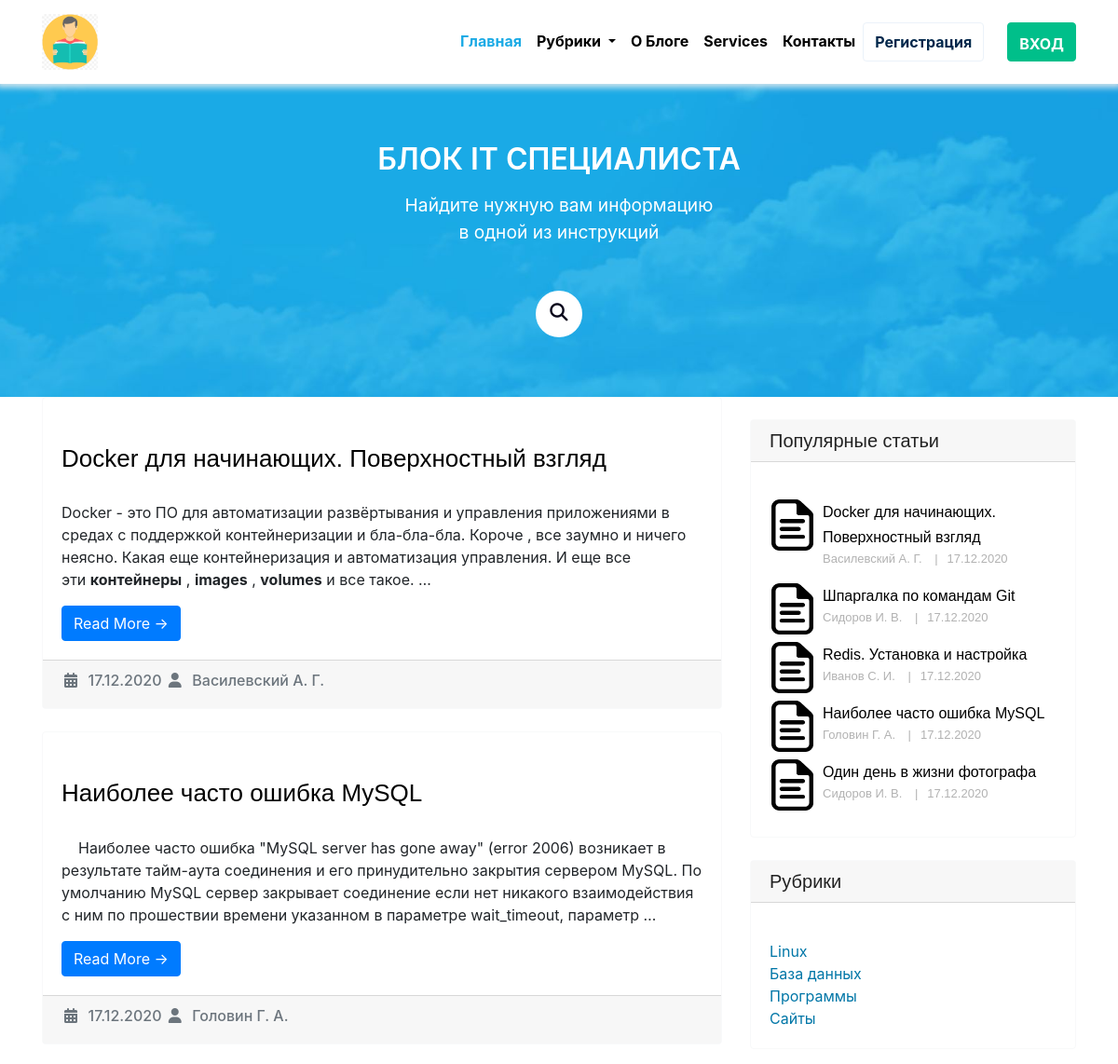
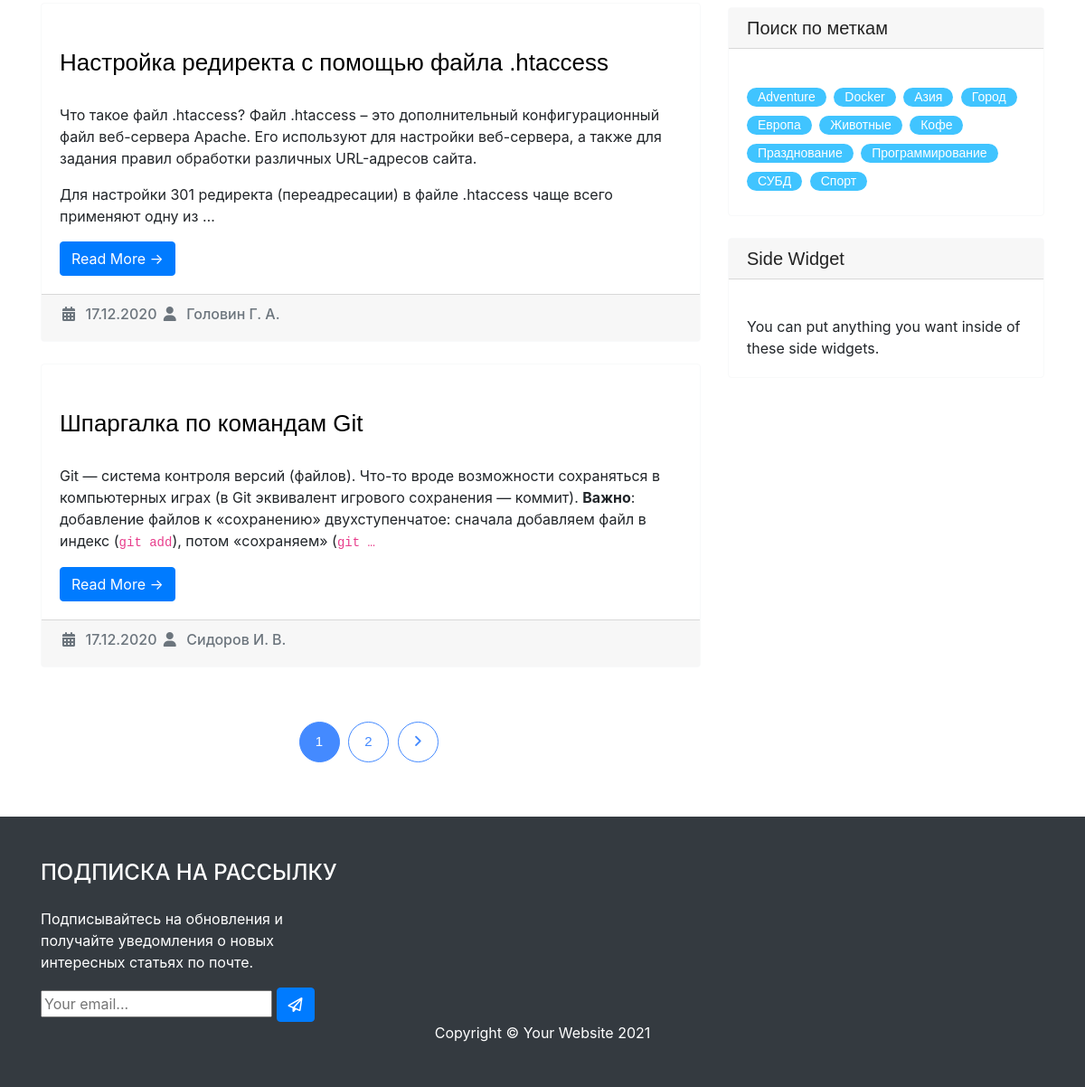
The page / on the database its author committed (2 pictures, top to bottom).
### blog/models.py (models this page shows, shortened)
class Post(models.Model):
    title = models.CharField(max_length=255, verbose_name='Наименование')
    slug = models.SlugField(max_length=255, verbose_name='Url', unique=True)
    author = models.CharField(max_length=100, verbose_name='Автор')
    content = models.TextField()
    created_at = models.DateTimeField(auto_now_add=True, verbose_name='Опубликовано')
    photo = models.ImageField(upload_to='photos/%Y/%m/%d/', blank=True, verbose_name='Фото')
    views = models.IntegerField(default=0, verbose_name='Кол-во просмотров')
    category = models.ForeignKey(Category, on_delete=models.PROTECT, related_name='posts', verbose_name='Категория')
    tags = models.ManyToManyField(Tag, blank=True, related_name='posts', verbose_name='Tags')
    status = models.BooleanField(default=False, verbose_name='Статус')
    def get_absolute_url(self):
        return reverse('post', kwargs={"slug": self.slug})
    class Meta:
        verbose_name = 'Статья(ю)'
        verbose_name_plural ='Статьи'
        ordering = ['-created_at']

class Category(models.Model):
    title = models.CharField(max_length=255, verbose_name='Наименование')
    slug = models.SlugField(max_length=255, verbose_name='Url', unique=True)
    def get_absolute_url(self):
        return reverse('category', kwargs={"slug": self.slug})
    class Meta:
        verbose_name = 'Категория(ю)'
        verbose_name_plural ='Категории'
        ordering = ['title']

class Tag(models.Model):
    title = models.CharField(max_length=60, verbose_name='Наименование')
    slug = models.SlugField(max_length=50, verbose_name='Url', unique=True)
    def get_absolute_url(self):
        return reverse('tag', kwargs={"slug": self.slug})
    class Meta:
        verbose_name = 'Тег'
        verbose_name_plural ='Теги'
        ordering = ['title']

### blog/views.py (the view)
# urls.py: path('',Home.as_view() , name='home'),
class Home(ListView):
    model = Post
    template_name = 'blog/index.html'
    context_object_name = 'posts'
    paginate_by = 4
    def get_queryset(self):
        return Post.objects.filter(status=True)
    def get_context_data(self, *, object_list=None, **kwargs):
        context = super().get_context_data(**kwargs)
        context['title'] = 'Blog IT Специалиста'
        return context

### subscription/forms.py
class SubscriptionForm(forms.ModelForm):
    class Meta:
        model = Subscription
        fields = ("email",)
        widgets = {
            "email": forms.EmailInput(attrs={"class": "editContent", "placeholder": "Your email..."},)
        }
        labels = {
            "email": '',
        }

### blog/templatetags/category.py (called while the page is built)
@register.inclusion_tag('blog/category_tpl.html')
def show_category():
    categories = Category.objects.all()
    return {"categories": categories}

@register.inclusion_tag('blog/menu_category_tpl.html')
def show_menu_category():
    categories = Category.objects.all()
    return {"categories": categories}

### blog/templatetags/sidebar.py (called while the page is built)
@register.inclusion_tag('blog/popular_posts_tpl.html')
def get_popular(cnt=3):
    posts = Post.objects.filter(status=True).order_by('-views')[:cnt]
    return {"posts": posts}

@register.inclusion_tag('blog/tags_tpl.html')
def get_tags():
    tags = Tag.objects.all()
    return {"tags": tags}

### subscription/templatetags/subscription_tags.py (called while the page is built)
@register.inclusion_tag("subscription/tags/form.html")
def subscription_form():
    return {"subscription_form": SubscriptionForm()}

### blog/templates/blog/index.html (shortened to what this page needs)
{% extends 'base.html' %}
{% load static %}
{% load sidebar %}
{% load category %}
{% block content %}
<section class="wrapper info-section">
	<div class="container 50%">
		<section>
			<header class="major">
				<h1>Блок IT специалиста</h1>
				<p>Найдите нужную вам информацию<br>в одной из инструкций</p>
			</header>
			<div class="row">
				<div class="12u 12u$(small)">
					<form action="{% url 'search' %}" method="GET">
            <i class="fa fa-search"></i>
          </form>
				</div>
			</div>
		</section>
	</div>
</section>
 <div class="container">
    <div class="row">
      <div class="col-md-8">
        {% for post in posts %}
        <div class="card border-light mb-4">
          <div class="card-body">
            <h4 class="card-title">{{ post.title }}</h4>
            <p class="card-text">{{ post.content|truncatewords_html:40|safe }}</p>
            <a href="{{ post.get_absolute_url }}" class="btn btn-primary">Read More &rarr;</a>
          </div>
          <div class="card-footer text-muted">
            <h6><i class="fa fa-calendar fa-fw"></i>&nbsp;&nbsp;{{ post.created_at|date:"d.m.Y" }}
              {% if post.author %}
                  <i class="fa fa-user fa-fw"></i>&nbsp;&nbsp;{{ post.author }}</h6>
              {% else %}
                  <i class="fa fa-user fa-fw"></i>&nbsp;&nbsp;Нет автора</h6>
              {% endif %}
          </div>
        </div>
        {% endfor %}
        {% if page_obj.has_other_pages %}
        <div class="pegination">
          <div class="nav-links">
            {% for p in page_obj.paginator.page_range %}
                {% if page_obj.number == p %}
                    <span class="page-numbers current">{{ p }}</span>
                {% elif p > page_obj.number|add:-3 and p < page_obj.number|add:3 %}
                    <a class="page-numbers" href="?page={{ p }}">{{ p }}</a>
                {% endif %}
            {% endfor %}
            {% if page_obj.has_next %}
                <a class="page-numbers" href="?page={{ page_obj.next_page_number }}"><i class="fa fa-angle-right" aria-hidden="true"></i></a>
            {% endif %}
          </div>
        </div>
        {% endif %}
      </div>
      <div class="col-md-4">
      {% get_popular 5 %}
      {% show_category %}
      {% get_tags %}
      <div class="card border-light my-4">
        <h5 class="card-header">Side Widget</h5>
        <div class="card-body">
          You can put anything you want inside of these side widgets.
        </div>
      </div>
      </div>
    </div>
  </div>
{% endblock %}

### blog/templates/blog/popular_posts_tpl.html
{% load static %}
<div class="card border-light my-4">
    <h5 class="card-header">Популярные статьи</h5>
    <div class="card-body">
        {% for post in posts %}
        <div class="portfolio-item-popular">
            <img src="{% static 'img/paper-icon.png' %}" alt="{{ post.title }}">
            <div class="portfolio-text">
                <h5><a href="{{ post.get_absolute_url }}">{{ post.title }}</a></h5>
                <p>{{ post.author }} <span>|</span>{{ post.created_at|date:"d.m.Y" }}</p>
            </div>
        </div>
        {% endfor %}
    </div>
  </div>

### blog/templates/blog/category_tpl.html
  <div class="card border-light my-4">
    <h5 class="card-header">Рубрики</h5>
    <div class="card-body">
      <div class="row">
        <div class="col-lg-6">
          <ul class="list-unstyled mb-0">
            {% for item in categories %}
            <li><a href="{{ item.get_absolute_url }}">{{ item.title }}</a></li>
            {% endfor %}
          </ul>
        </div>
      </div>
    </div>
  </div>

### blog/templates/blog/tags_tpl.html
<div class="card  border-light my-4">
  <h5 class="card-header">Поиск по меткам</h5>
  <div class="card-body">
    <div class="tags">
        {% for tag in tags %}
        <p><a href="{{ tag.get_absolute_url }}">{{ tag.title }}</a></p>
        {% endfor %}
    </div>
  </div>
</div>

### siteblog/static/blog-home.css (style rules this page uses)
body { padding-top: 56px; }
a { color: #0076a7; }
.col-md-8 .pegination { margin-top: 60px; margin-bottom: 60px; }
.col-md-8 .pegination .nav-links { margin: 0; padding: 0; text-align: center; }
.col-md-8 .pegination .nav-links .page-numbers { border: 1px solid #448aff; border-radius: 50%; color: #448aff; display: inline-block; font-family: sans-serif; font-size: 15px; font-weight: 400; height: 45px; list-style: outside none none; margin-right: 5px; text-align: center; padding-top: 10px; width: 45px; }
.col-md-8 .pegination .nav-links .page-numbers.current { background: #448aff; color: #fff; }
.col-md-8 .pegination .nav-links a { text-decoration: none; }
.portfolio-item-popular { padding-left: 2px; }
.portfolio-item-popular img { float: left; height: 55px; width: 45px; }
.portfolio-item-popular .portfolio-text { margin-left: 55px; }
.portfolio-item-popular .portfolio-text h5 { margin: 0 }
.portfolio-item-popular .portfolio-text h5 a { color: #000; font-family: Arial, sans-serif; font-size: 16px; font-weight: 500; line-height: 27px; text-decoration: none; }
.portfolio-item-popular .portfolio-text p { font-family: Arial, sans-serif; font-size: 13px; font-weight: 500; line-height: 20px; color: #b2b2b2; }
.portfolio-item-popular .portfolio-text p span { margin: 0 10px; }
.tags p { background: #40c4ff none repeat scroll 0 0; border-radius: 15px; display: inline-block; font-family: Arial, sans-serif; font-size: 14px; font-weight: 500; margin-right: 4px; padding: 0 12px; margin-bottom: 7px; }
.tags p a { color: #fff; display: inline-block; text-decoration: none; }
.info-section { text-align: center; background-color: #1aaae5; background-image: url(img/bg-images.jpeg); background-position: center center; -webkit-background-size: cover; background-size: cover; background-repeat: repeat-x; padding-top: 1.75em; padding-bottom: 1em; }
.wrapper { padding: 4em 0em 4em; padding-top: 4em; padding-bottom: 4em; }
header.major { text-align: center; margin-bottom: 3em; }
.info-section header.major h1 { margin-top: 0.5em; padding-top: 0.5em; color: #fff; }
header.major h1 { font-size: 2em; font-weight: 600; margin-bottom: 0.5em; text-transform: uppercase; }
.info-section header.major p { color: #fff; text-align: center; font-size: 1.2em; }
.\31 2u, .\31 2u\$ { width: 100%; clear: none; margin-left: 0; }
.info-section form { position: relative; top: 50%; left: 50%; transform: translate(-50%,-50%); transition: all 1s; width: 50px; height: 50px; background: white; box-sizing: border-box; border-radius: 25px; border: 4px solid white; padding: 5px; }
.info-section .fa { box-sizing: border-box; padding: 10px; width: 42.5px; height: 42.5px; position: absolute; top: 0; right: 0; border-radius: 50%; color: #07051a; text-align: center; font-size: 1.2em; transition: all 1s; }
.card-body .card-title { color: #010101; font-family: Arial, sans-serif; font-size: 26px; font-weight: 500; margin-bottom: 30px; margin-top: 30px; }
.card-header { color: #222; font-weight: 500; line-height: 1em; margin: 0 0 1em 0; font-family: "Exo 2", sans-serif; }

### rows shown on the page
Post: title "Docker для начинающих. Поверхностный взгляд", content "Docker - это ПО для автоматизации развёртывания и управления приложениями в средах с поддержкой контейнеризации и бла-бла-бла. Короче , все заумно и ничего неясно. Какая еще контейнеризация и автоматизация управления. И еще все эти контейнеры , images , volumes и все такое. …", created_at "17.12.2020", author "Василевский А. Г."
Post: title "Наиболее часто ошибка MySQL", content "Наиболее часто ошибка \"MySQL server has gone away\" (error 2006) возникает в результате тайм-аута соединения и его принудительно закрытия сервером MySQL. По умолчанию MySQL сервер закрывает соединение если нет никакого взаимодействия с ним по прошествии времени указанном в параметре wait_timeout, параметр …", created_at "17.12.2020", author "Головин Г. А."
Post: title "Настройка редиректа с помощью файла .htaccess", content "Что такое файл .htaccess? Файл .htaccess – это дополнительный конфигурационный файл веб-сервера Apache. Его используют для настройки веб-сервера, а также для задания правил обработки различных URL-адресов сайта. Для настройки 301 редиректа (переадресации) в файле .htaccess чаще всего применяют одну из …", created_at "17.12.2020", author "Головин Г. А."
Post: title "Шпаргалка по командам Git", content "Git — система контроля версий (файлов). Что-то вроде возможности сохраняться в компьютерных играх (в Git эквивалент игрового сохранения — коммит). Важно : добавление файлов к «сохранению» двухступенчатое: сначала добавляем файл в индекс ( git add ), потом «сохраняем» ( git …", created_at "17.12.2020", author "Сидоров И. В."
Post: title "Redis. Установка и настройка", author "Иванов С. И.", created_at "17.12.2020"
Post: title "Один день в жизни фотографа", author "Сидоров И. В.", created_at "17.12.2020"
Category: title "Linux"
Category: title "База данных"
Category: title "Программы"
Category: title "Сайты"
Tag: title "Adventure"
Tag: title "Docker"
Tag: title "Азия"
Tag: title "Город"
Tag: title "Европа"
Tag: title "Животные"
Tag: title "Кофе"
Tag: title "Празднование"
Tag: title "Программирование"
Tag: title "СУБД"
Tag: title "Спорт"

### other values the page prints
{{ p }} "1"
{{ p }} "2"
